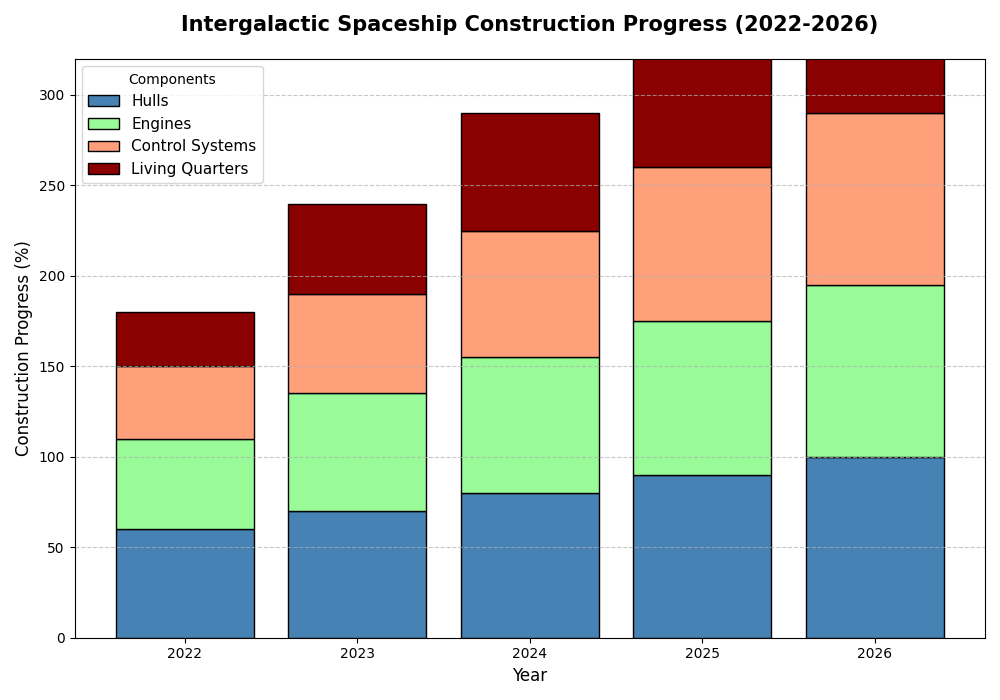

The Python source for this figure:
import matplotlib.pyplot as plt
import numpy as np

# Define the years when the construction takes place
years = ['2022', '2023', '2024', '2025', '2026']

# Components construction progress (in percentage)
hull_progress = np.array([60, 70, 80, 90, 100])
engine_progress = np.array([50, 65, 75, 85, 95])
control_systems_progress = np.array([40, 55, 70, 85, 95])
living_quarters_progress = np.array([30, 50, 65, 80, 90])

# Initialize the figure and axis
fig, ax = plt.subplots(figsize=(10, 7))

# Shuffled colors for different components
colors = ['#4682B4', '#98FB98', '#FFA07A', '#8B0000']

# Plotting stacked bars
ax.bar(years, hull_progress, label='Hulls', color=colors[0], edgecolor='black')
ax.bar(years, engine_progress, bottom=hull_progress, label='Engines', color=colors[1], edgecolor='black')
ax.bar(years, control_systems_progress, bottom=hull_progress + engine_progress, label='Control Systems', color=colors[2], edgecolor='black')
ax.bar(years, living_quarters_progress, 
       bottom=hull_progress + engine_progress + control_systems_progress, 
       label='Living Quarters', 
       color=colors[3], 
       edgecolor='black')

# Adding titles and labels
ax.set_title('Intergalactic Spaceship Construction Progress (2022-2026)', fontsize=15, fontweight='bold', pad=20)
ax.set_xlabel('Year', fontsize=12)
ax.set_ylabel('Construction Progress (%)', fontsize=12)

# Add a custom legend
ax.legend(title='Components', loc='upper left', fontsize=11)

# Enable a grid for better readability
ax.grid(axis='y', linestyle='--', alpha=0.7)

# Set y-axis limits
ax.set_ylim(0, 320)

# Better layout adjustment
plt.tight_layout()

# Display the plot
plt.show()
